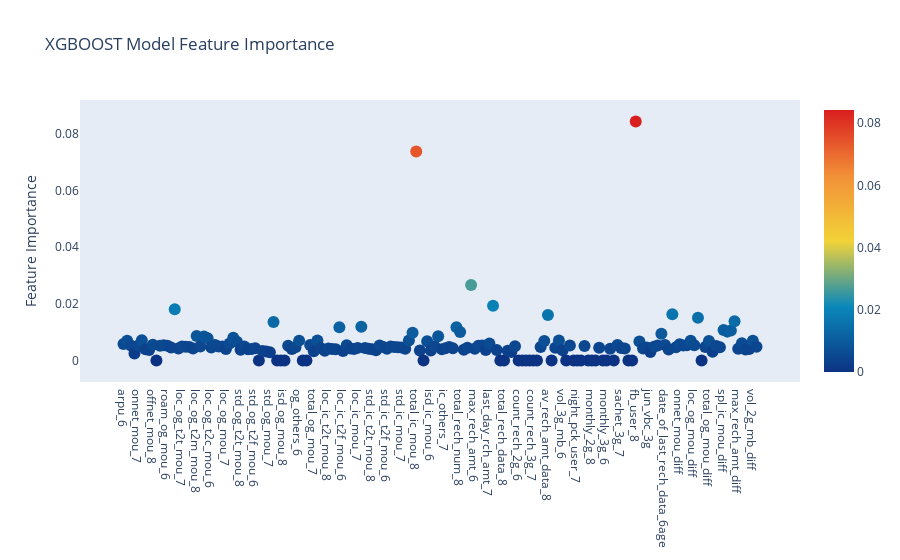

Notebook cell for this chart:
### Code cell
# Scatter plot
trace = go.Scatter(
y = xgb_model.feature_importances_, x = xtrain.columns.values, mode='markers',
marker=dict(
sizemode = 'diameter',
sizeref = 1.3,
size = 12,
color = xgb_model.feature_importances_, colorscale='Portland', showscale=True
),
text = xtrain.columns.values )
data = [trace]
layout= go.Layout( autosize= True,
title= 'XGBOOST Model Feature Importance', hovermode= 'closest',
xaxis= dict( ticklen= 5,
showgrid=False, zeroline=False, showline=False
), yaxis=dict(
title= 'Feature Importance', showgrid=False, zeroline=False,
ticklen= 5,
gridwidth= 2 ),
showlegend= False )
fig = go.Figure(data=data, layout=layout) 
py.iplot(fig,filename='scatter')

### Figure 1 — Plotly figure (JSON) as saved in the notebook; plotly's stock layout.template omitted (floating-point values rounded to 4 significant figures; data arrays with more than 128 entries replaced by an {"elided": "..."} marker saying what was removed)
{"data": [{"marker": {"color": {"elided": "174 float values"}, "colorscale": [[0, "rgb(12,51,131)"], [0.25, "rgb(10,136,186)"], [0.5, "rgb(242,211,56)"], [0.75, "rgb(242,143,56)"], [1, "rgb(217,30,30)"]], "showscale": true, "size": 12, "sizemode": "diameter", "sizeref": 1.3}, "mode": "markers", "text": {"elided": "174 str values"}, "type": "scatter", "x": {"elided": "174 str values"}, "y": {"elided": "174 float values"}}], "layout": {"autosize": true, "hovermode": "closest", "showlegend": false, "title": {"text": "XGBOOST Model Feature Importance"}, "xaxis": {"showgrid": false, "showline": false, "ticklen": 5, "zeroline": false}, "yaxis": {"gridwidth": 2, "showgrid": false, "ticklen": 5, "title": {"text": "Feature Importance"}, "zeroline": false}}}
